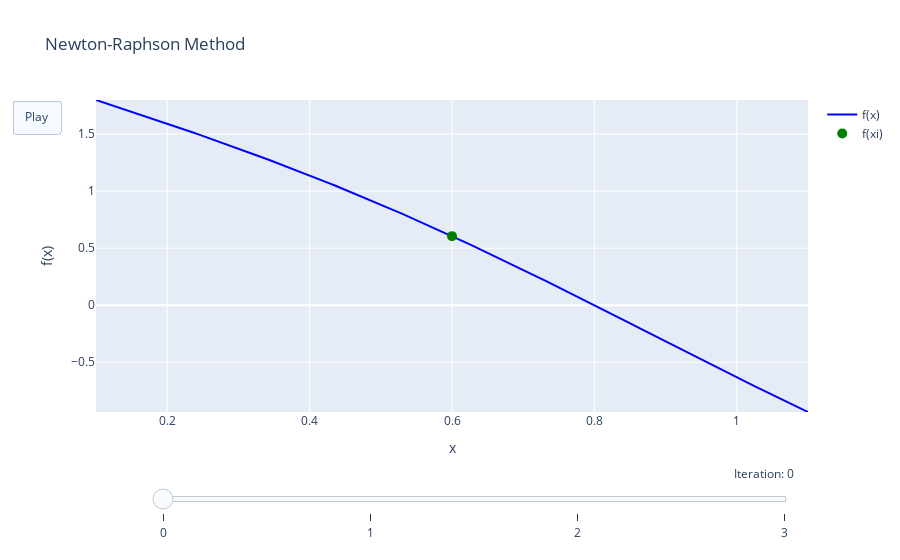

Notebook source saved alongside this figure:
### Markdown cell above
## ⚙️ Newton-Raphson Method

The Newton-Raphson algorithm is a more refined one, capable of obtaining more precise approximations in fewer iterations.  
It is important to consider certain stopping conditions for the iteration algorithm:

1. If the **limit** of the function evaluated at the current value of $ x $ tends to 0, stop.
3. If the error value falls below the set tolerance, stop.

### Newton-Raphson Iteration Algorithm

The iteration algorithm is given by:

$$ x_{j+1} = x_j - \frac{f(x_j)}{f'(x_j)} $$

### Code cell
#Newthon-Rhapson Method for root finding
def derivative(x):
    return - (3 * x ** 2 * np.exp(- x ** 3)) - 2
def newton_raphson(function, derivative, xi, tolerance=0.0001, maximum_iterations=50):
    #setting a limit
    limit = 0.0000001
    #creating a list for storing the iterations data
    iterations_newton = []
    iterations_newton.append({
        'iteration': 0,
        'xi': xi,
        'f(xi)': function(xi),
        '%Error': 100,  # Initial error set to 100%
    })
    #Start iterating the algorithm
    for i in range(maximum_iterations):
        #Culculating xi+1
        xi_plus_1 = xi - (function(xi) / derivative(xi))
        #calculating error
        error = abs((xi_plus_1 - xi) / xi_plus_1) * 100
        iterations_newton.append({
            'iteration': i + 1,
            'xi': xi_plus_1,
            'f(xi)': function(xi_plus_1),
            '%Error': round(error,4)
        })
        #Stop conditions
        if error < tolerance or abs(function(xi_plus_1)) < limit:
            break
        #Update xi for the next iteration
        xi = xi_plus_1
    return iterations_newton, xi_plus_1

#Creeating an instance of the newton-raphson method
x_initial = 0.6
iterations_newton, root_newton = newton_raphson(fun, derivative, x_initial)


#Crating linear space for the plot
x_values_newton = np.linspace(x_initial - 0.5, x_initial + 0.5, 150)
y_values_newton = fun(x_values_newton)

#Creating the plot for the newton-raphson method
fig_newton = go.Figure(
    data=[
        #Plotting the function
        go.Scatter(x=x_values_newton, y=y_values_newton, mode='lines', name='f(x)',
                   line=dict(color='blue', width=2)),
        #Plotting the initial value
        go.Scatter(x=[x_initial], y=[fun(x_initial)], mode='markers', name='f(xi)',
                   marker=dict(color='green', size=10)),
    ],
    layout=go.Layout(
        xaxis=dict(range=[min(x_values_newton), max(x_values_newton)], title='x'),
        yaxis=dict(range=[min(y_values_newton), max(y_values_newton)], title='f(x)'),
        title='Newton-Raphson Method',
        updatemenus=[dict(
            type='buttons',
            buttons=[dict(label='Play',
                          method='animate',
                          args=[None, {"frame": {"duration": 500, "redraw": True}, "fromcurrent": True, "transition": {"duration": 300, "easing": "quadratic-in-out"}}])]
        )],
    )
)

#Creating the frames for the animation
frames_newton = []
for i, data in enumerate(iterations_newton):
    frame_title = f"Newton-Rhapson Method (Iteration {data['iteration']})"
    frame_newton = go.Frame(
        data=[
            go.Scatter(x=x_values_newton, y=y_values_newton, mode='lines', name='f(x)',
                       line=dict(color='blue', width=2)),
            go.Scatter(x=[data['xi']], y=[data['f(xi)']],
                       mode='markers', name='f(xi)', marker=dict(size=10, color='green')),
        ],
        name=f'iteration_{i}',
        layout=go.Layout(title_text=frame_title)
    )
    frames_newton.append(frame_newton)

fig_newton.frames = frames_newton

# Add slider to control the animation

sliders = [dict(
    steps=[dict(method='animate',
                args=[[f'iteration_{k}'],
                      dict(mode='immediate',
                           frame=dict(duration=500, redraw=True),
                           transition=dict(duration=300))],
                label=str(k))
           for k in range(len(fig_newton.frames))],
    transition=dict(duration=300),
    x=0.08,
    len=0.9,
    currentvalue=dict(font=dict(size=12), prefix="Iteration: ", visible=True, xanchor="right"),
    pad=dict(b=10, t=50)
)]

fig_newton.update_layout(sliders=sliders)

fig_newton.show()

### Figure 1 — Plotly figure (JSON) as saved in the notebook; plotly's stock layout.template omitted (floating-point values rounded to 4 significant figures; data arrays with more than 128 entries replaced by an {"elided": "..."} marker saying what was removed)
{"data": [{"line": {"color": "blue", "width": 2}, "mode": "lines", "name": "f(x)", "type": "scatter", "x": {"elided": "150 float values"}, "y": {"elided": "150 float values"}}, {"marker": {"color": "green", "size": 10}, "mode": "markers", "name": "f(xi)", "type": "scatter", "x": [0.6], "y": [0.6057]}], "layout": {"sliders": [{"currentvalue": {"font": {"size": 12}, "prefix": "Iteration: ", "visible": true, "xanchor": "right"}, "len": 0.9, "pad": {"b": 10, "t": 50}, "steps": [{"args": [["iteration_0"], {"frame": {"duration": 500, "redraw": true}, "mode": "immediate", "transition": {"duration": 300}}], "label": "0", "method": "animate"}, {"args": [["iteration_1"], {"frame": {"duration": 500, "redraw": true}, "mode": "immediate", "transition": {"duration": 300}}], "label": "1", "method": "animate"}, {"args": [["iteration_2"], {"frame": {"duration": 500, "redraw": true}, "mode": "immediate", "transition": {"duration": 300}}], "label": "2", "method": "animate"}, {"args": [["iteration_3"], {"frame": {"duration": 500, "redraw": true}, "mode": "immediate", "transition": {"duration": 300}}], "label": "3", "method": "animate"}], "transition": {"duration": 300}, "x": 0.08}], "title": {"text": "Newton-Raphson Method"}, "updatemenus": [{"buttons": [{"args": [null, {"frame": {"duration": 500, "redraw": true}, "fromcurrent": true, "transition": {"duration": 300, "easing": "quadratic-in-out"}}], "label": "Play", "method": "animate"}], "type": "buttons"}], "xaxis": {"range": [0.1, 1.1], "title": {"text": "x"}}, "yaxis": {"range": [-0.9358, 1.799], "title": {"text": "f(x)"}}}}
